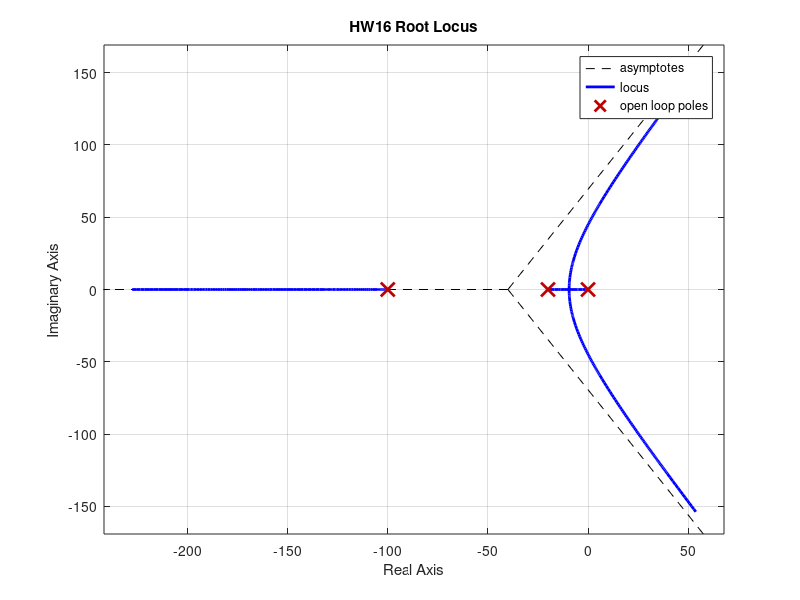

MATLAB code to generate this figure:
s = tf('s');
Gsys = 100/(s*(s+20)*(s+100));
figure;
rlocus(Gsys);
title('HW16 Root Locus');
xlabel('Real Axis');
ylabel('Imaginary Axis');
